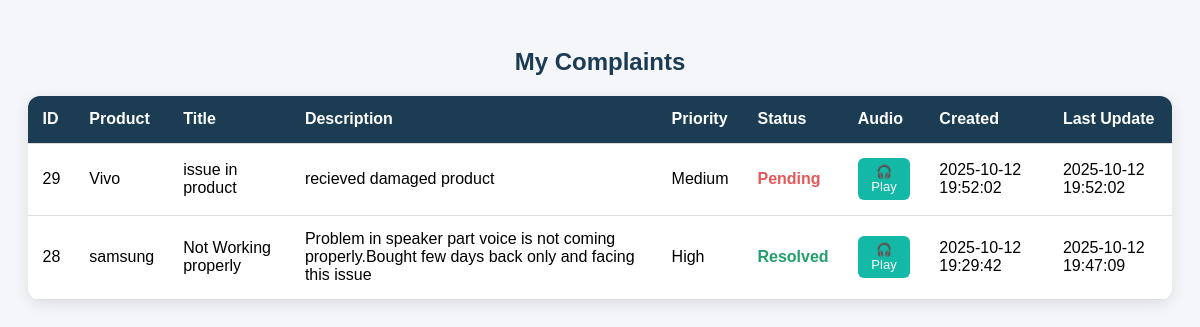
The page /complaints/complaint_list.php (signed in) on the database its author committed.
### tables this page shows
CREATE TABLE `complaints` (
  `id` int(11) UNSIGNED NOT NULL,
  `user_id` int(11) UNSIGNED NOT NULL,
  `product_id` int(11) UNSIGNED NOT NULL,
  `title` varchar(255) NOT NULL,
  `description` text NOT NULL,
  `priority` enum('Low','Medium','High') DEFAULT 'Medium',
  `attachment_image` varchar(255) DEFAULT NULL,
  `attachment_audio` varchar(255) DEFAULT NULL,
  `status` enum('Pending','In Progress','Resolved','Not Resolved') NOT NULL DEFAULT 'Pending',
  `created_at` timestamp NOT NULL DEFAULT current_timestamp(),
  `updated_at` timestamp NOT NULL DEFAULT current_timestamp() ON UPDATE current_timestamp()
);

CREATE TABLE `products` (
  `id` int(10) UNSIGNED NOT NULL,
  `user_id` int(10) UNSIGNED NOT NULL,
  `product_name` varchar(255) NOT NULL,
  `category` varchar(100) NOT NULL,
  `brand` varchar(100) NOT NULL,
  `serial_number` varchar(100) DEFAULT NULL,
  `purchase_date` date NOT NULL,
  `price` decimal(10,2) DEFAULT NULL,
  `warranty_period` int(11) NOT NULL,
  `warranty_unit` enum('months','years') NOT NULL DEFAULT 'months',
  `warranty_expiry` date DEFAULT NULL,
  `bill_file` varchar(255) DEFAULT NULL,
  `notes` text DEFAULT NULL,
  `created_at` timestamp NOT NULL DEFAULT current_timestamp(),
  `updated_at` timestamp NOT NULL DEFAULT current_timestamp() ON UPDATE current_timestamp()
);

### complaints/complaint_list.php (the view, shortened to what this page needs)
<?php
include __DIR__ . "/../includes/db.php";
$userId = $_SESSION['user_id'];
$stmt = $conn->prepare("
    SELECT c.id, c.title, c.description, c.priority, c.status,
           c.created_at, c.updated_at, c.attachment_audio,
           p.product_name
    FROM complaints c
    JOIN products p ON c.product_id = p.id
    WHERE c.user_id = ?
    ORDER BY c.created_at DESC
");
$stmt->bind_param("i", $userId);
$stmt->execute();
$complaints = $stmt->get_result()->fetch_all(MYSQLI_ASSOC);
?>
<!DOCTYPE html>
<html lang="en">
<head>
</head>
<body>
<h2>My Complaints</h2>
<table>
<thead>
<tr>
<th>ID</th>
<th>Product</th>
<th>Title</th>
<th>Description</th>
<th>Priority</th>
<th>Status</th>
<th>Audio</th>
<th>Created</th>
<th>Last Update</th>
</tr>
</thead>
<tbody>
<?php if ($complaints): foreach ($complaints as $c): ?>
<tr>
<td><?= $c['id'] ?></td>
<td><?= htmlspecialchars($c['product_name']) ?></td>
<td><?= htmlspecialchars($c['title']) ?></td>
<td><?= htmlspecialchars($c['description']) ?></td>
<td><?= htmlspecialchars($c['priority']) ?></td>
<td class="status-<?= str_replace(' ', '', $c['status']) ?>"><?= htmlspecialchars($c['status']) ?></td>
<td>
  <?php if (!empty($c['attachment_audio'])): ?>
   <button class="btn" onclick="openAudioModal('<?= htmlspecialchars($c['attachment_audio']) ?>')">🎧 Play</button>
  <?php else: ?>
    -
  <?php endif; ?>
</td>
<td><?= $c['created_at'] ?></td>
<td><?= $c['updated_at'] ?? '-' ?></td>
</tr>
<?php endforeach; else: ?>
<tr><td colspan="9" style="text-align:center;">No complaints found</td></tr>
<?php endif; ?>
</tbody>
</table>
</body>
</html>

### complaints/complaint_list.php (style rules this page uses)
body { font-family: Arial, sans-serif; background: #f4f6fa; padding: 20px; }
h2 { text-align: center; color: #1B3C53; margin-bottom: 20px; }
table { width: 100%; border-collapse: collapse; background: #fff; border-radius: 12px; overflow: hidden; box-shadow: 0 4px 15px rgba(0, 0, 0, 0.1); }
th, td { padding: 14.5px; text-align: left; border-bottom: 1px solid #ddd; vertical-align: middle; }
th { background: #1B3C53; color: #fff; }
.status-Pending { color: #e45858; font-weight: bold; }
.status-Resolved { color: #22a06b; font-weight: bold; }
.btn { background-color: #14b8a6; color: #fff; border: none; padding: 6px 10px; border-radius: 6px; cursor: pointer; font-size: 13px; }

### rows shown on the page
complaints: id "29", product.product_name "Vivo", title "issue in product", description "recieved damaged product", priority "Medium", status "Pending", created_at "2025-10-12 19:52:02", updated_at "2025-10-12 19:52:02"
complaints: id "28", product.product_name "samsung", title "Not Working properly", description "Problem in speaker part voice is not coming properly.Bought few days back only and facing this issue", priority "High", status "Resolved", created_at "2025-10-12 19:29:42", updated_at "2025-10-12 19:47:09"
